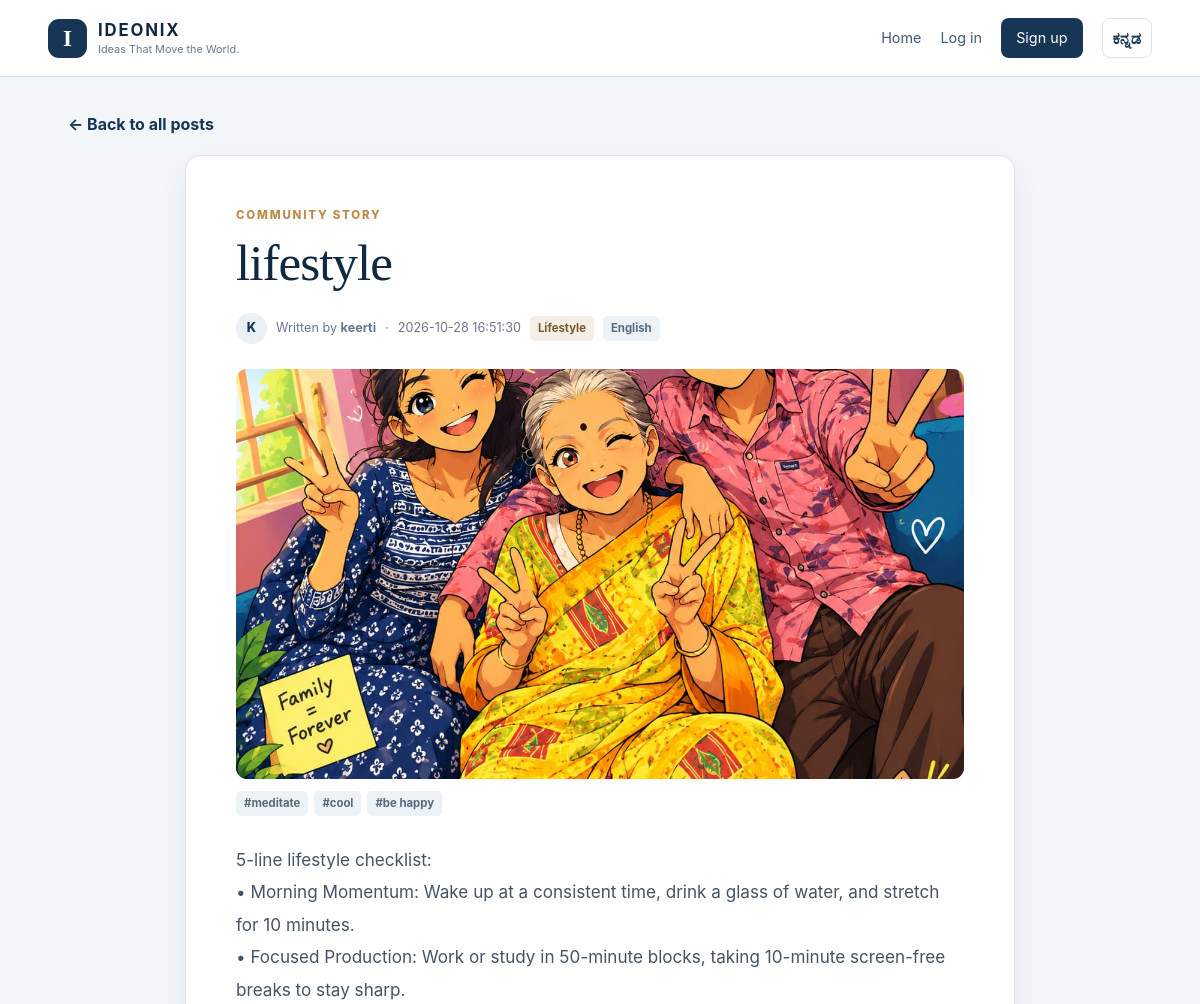
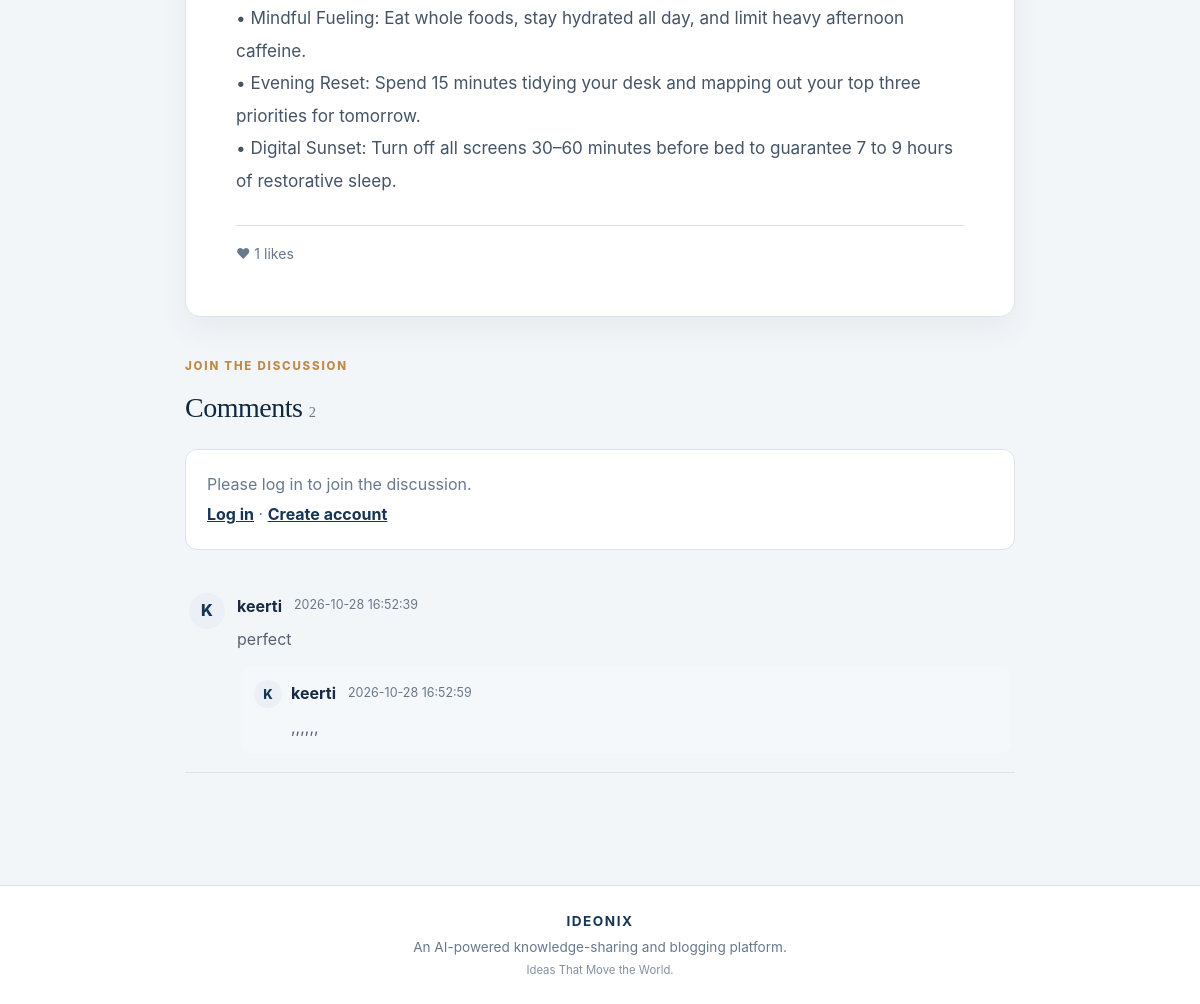
Screenshot of /post/2 with the database file from the repository (2 pictures, top to bottom).
### tables this page shows
CREATE TABLE posts (
                id INTEGER PRIMARY KEY AUTOINCREMENT,
                user_id INTEGER NOT NULL,
                title TEXT NOT NULL,
                content TEXT NOT NULL,
                created_at TEXT NOT NULL DEFAULT CURRENT_TIMESTAMP, category TEXT NOT NULL DEFAULT 'General', tags TEXT NOT NULL DEFAULT '', language TEXT NOT NULL DEFAULT 'English', image_path TEXT,
                FOREIGN KEY(user_id) REFERENCES users(id) ON DELETE CASCADE
            );

CREATE TABLE users (
                id INTEGER PRIMARY KEY AUTOINCREMENT,
                username TEXT NOT NULL UNIQUE,
                password_hash TEXT NOT NULL,
                created_at TEXT NOT NULL DEFAULT CURRENT_TIMESTAMP
            );

CREATE TABLE comments (
                id INTEGER PRIMARY KEY AUTOINCREMENT,
                post_id INTEGER NOT NULL,
                user_id INTEGER NOT NULL,
                content TEXT NOT NULL,
                created_at TEXT NOT NULL DEFAULT CURRENT_TIMESTAMP, parent_id INTEGER REFERENCES comments(id) ON DELETE CASCADE,
                FOREIGN KEY(post_id) REFERENCES posts(id) ON DELETE CASCADE,
                FOREIGN KEY(user_id) REFERENCES users(id) ON DELETE CASCADE
            );

### blog_platform_with_comments/app.py (the view)
@app.route("/post/<int:post_id>")
def post_detail(post_id):
    with get_db() as db:
        post = db.execute("""SELECT p.*,u.username,
            (SELECT COUNT(*) FROM post_likes l WHERE l.post_id=p.id) AS like_count
            FROM posts p JOIN users u ON u.id=p.user_id WHERE p.id=?""", (post_id,)).fetchone()
        if post is None: abort(404)
        comments = db.execute("""SELECT c.*,u.username,
            (SELECT COUNT(*) FROM comments replies WHERE replies.parent_id=c.id) AS reply_count
            FROM comments c JOIN users u ON u.id=c.user_id WHERE c.post_id=? ORDER BY c.id ASC""", (post_id,)).fetchall()
        liked = bool(session.get("user_id") and db.execute("SELECT 1 FROM post_likes WHERE user_id=? AND post_id=?", (session["user_id"], post_id)).fetchone())
        bookmarked = bool(session.get("user_id") and db.execute("SELECT 1 FROM bookmarks WHERE user_id=? AND post_id=?", (session["user_id"], post_id)).fetchone())
        related = db.execute("""SELECT p.id,p.title,p.category FROM posts p WHERE p.id != ? AND
            (p.category=? OR (p.tags != '' AND p.tags LIKE ?)) ORDER BY p.id DESC LIMIT 3""",
            (post_id, post["category"], f"%{post['tags'].split(',')[0].strip()}%" if post["tags"].strip() else "%unlikely%" )).fetchall()
    return render_template("post_detail.html", post=post, comments=comments, liked=liked,
                           bookmarked=bookmarked, related=related)

### blog_platform_with_comments/app.py (called while the page is built)
@contextmanager
def get_db():
    conn = sqlite3.connect(DB_PATH)
    conn.row_factory = sqlite3.Row
    conn.execute("PRAGMA foreign_keys = ON")
    try:
        yield conn
        conn.commit()
    finally:
        conn.close()

@app.before_request
def check_csrf():
    if request.method == "POST":
        sent = request.form.get("_csrf_token", "")
        expected = session.get("_csrf_token", "")
        if not sent or not expected or not secrets.compare_digest(sent, expected):
            abort(400, description="Invalid or missing form security token. Refresh the page and try again.")

### blog_platform_with_comments/templates/post_detail.html (shortened to what this page needs)
{% extends "base.html" %}
{% block content %}
<a class="back-link" href="{{ url_for('index') }}">← Back to all posts</a>
<article class="article"><p class="eyebrow">COMMUNITY STORY</p><h1>{{ post.title }}</h1><div class="post-meta"><span class="avatar">{{ post.username[0]|upper }}</span><span>Written by <strong>{{ post.username }}</strong></span><span>·</span><span>{{ post.created_at }}</span><span class="tag">{{ post.category }}</span><span class="tag light-tag">{{ post.language }}</span></div>{% if post.image_path %}<img class="article-image" src="{{ url_for('static', filename=post.image_path) }}" alt="Featured image for {{ post.title }}">{% endif %}
{% if post.tags %}<div class="tag-row article-tags">{% for tag in post.tags.split(',') %}<span class="tag light-tag">#{{ tag.strip() }}</span>{% endfor %}</div>{% endif %}<div class="article-content">{{ post.content }}</div>
<div class="engagement-bar"><span class="muted">♥ {{ post.like_count }} likes</span></div>
</article>
<section class="comments-section" id="comments"><div class="section-heading"><div><p class="eyebrow">JOIN THE DISCUSSION</p><h2>Comments <span class="count">{{ comments|length }}</span></h2></div></div>
{% if session.get('user_id') %}<form class="comment-form" method="post" action="{{ url_for('add_comment',post_id=post.id) }}"><input type="hidden" name="_csrf_token" value="{{ csrf_token() }}"><label for="comment">Add your thoughts</label><textarea id="comment" name="content" rows="3" maxlength="1000" required placeholder="Be kind and keep the conversation going…"></textarea><button class="button" type="submit">Post comment</button></form>{% else %}<div class="login-prompt"><p>Please log in to join the discussion.</p><a href="{{ url_for('login') }}">Log in</a> · <a href="{{ url_for('register') }}">Create account</a></div>{% endif %}
<div class="comment-list">{% for comment in comments if not comment.parent_id %}<article class="comment" id="comment-{{ comment.id }}"><div class="comment-avatar">{{ comment.username[0]|upper }}</div><div class="comment-body"><div class="comment-head"><strong>{{ comment.username }}</strong><span>{{ comment.created_at }}</span></div><p>{{ comment.content }}</p>
{% for reply in comments if reply.parent_id == comment.id %}<div class="reply" id="comment-{{ reply.id }}"><div class="comment-avatar small-avatar">{{ reply.username[0]|upper }}</div><div class="comment-body"><div class="comment-head"><strong>{{ reply.username }}</strong><span>{{ reply.created_at }}</span></div><p>{{ reply.content }}</p></div></div>{% endfor %}</div></article>{% else %}<div class="no-comments">No comments yet. Start the conversation!</div>{% endfor %}</div></section>
{% endblock %}

### blog_platform_with_comments/static/style.css (style rules this page uses)
:root { --ink: #172b45; --muted: #68798c; --navy: #173554; --navy-deep: #102840; --accent: #bd8b4b; --accent-soft: #f4eee5; --bg: #f3f6f9; --line: #dce4eb; --white: #fff; --soft-blue: #eaf0f5; --shadow: 0 12px 32px rgb(23 43 69 / 6%); }
* { box-sizing: border-box; }
body { margin: 0; background: var(--bg); color: var(--ink); font-family: Inter, "Segoe UI", Arial, sans-serif; line-height: 1.65; }
a { color: inherit; }
.eyebrow { margin: 0 0 9px; color: var(--accent); font-size: .72rem; font-weight: 800; letter-spacing: 1.8px; }
.section-heading { display: flex; align-items: end; justify-content: space-between; gap: 15px; margin-bottom: 18px; }
.section-heading h2 { margin: 0; color: var(--navy-deep); font-family: Georgia, "Times New Roman", serif; font-size: 1.75rem; font-weight: 500; letter-spacing: -.5px; }
.muted { color: var(--muted); font-size: .88rem; }
.post-meta { display: flex; align-items: center; gap: 9px; flex-wrap: wrap; color: var(--muted); font-size: .79rem; }
.avatar, .comment-avatar { display: inline-flex; width: 31px; height: 31px; flex: 0 0 auto; align-items: center; justify-content: center; border-radius: 50%; background: var(--soft-blue); color: var(--navy); font-weight: 800; }
.tag-row { display: flex; flex-wrap: wrap; gap: 6px; margin-top: 12px; }
.tag { display: inline-flex; align-items: center; padding: 3px 8px; border-radius: 5px; background: var(--accent-soft); color: #79582f; font-size: .71rem; font-weight: 750; }
.light-tag { background: #edf2f6; color: #566b7e; }
.form-bottom a, .login-prompt a { color: var(--navy); font-weight: 700; }
.back-link { display: inline-block; margin: 0 0 18px; color: var(--navy); font-weight: 700; text-decoration: none; }
.article { max-width: 830px; margin: 0 auto; padding: clamp(24px, 5vw, 50px); border: 1px solid var(--line); border-radius: 15px; background: var(--white); box-shadow: var(--shadow); }
.article h1 { margin: 8px 0 20px; color: var(--navy-deep); font-family: Georgia, serif; font-size: clamp(2rem, 5vw, 3.2rem); font-weight: 500; letter-spacing: -1px; line-height: 1.15; overflow-wrap: anywhere; }
.article-image { display: block; width: 100%; max-height: 520px; aspect-ratio: 16 / 9; margin-top: 25px; border-radius: 11px; background: var(--soft-blue); object-fit: cover; }
.article-content { margin: 28px 0; color: #445465; font-size: 1.07rem; line-height: 1.9; white-space: pre-wrap; overflow-wrap: anywhere; }
.engagement-bar { display: flex; align-items: center; gap: 10px; flex-wrap: wrap; padding-top: 16px; border-top: 1px solid var(--line); }
.article-tags { margin-top: 12px; }
.comments-section { max-width: 830px; margin: 40px auto; }
.count { color: var(--muted); font-size: .9rem; font-weight: 500; }
.comment-form, .login-prompt { margin-bottom: 24px; padding: 21px; border: 1px solid var(--line); border-radius: 12px; background: var(--white); }
.login-prompt { color: var(--muted); }
.login-prompt p { margin: 0 0 4px; }
.comment-list { display: grid; }
.comment { display: flex; gap: 12px; padding: 19px 4px; border-bottom: 1px solid var(--line); }
.comment-avatar { width: 36px; height: 36px; }
.comment-body { flex: 1; min-width: 0; }
.comment-head { display: flex; align-items: center; gap: 12px; flex-wrap: wrap; }
.comment-head span { color: var(--muted); font-size: .78rem; }
.comment-body p { margin: 7px 0 0; color: #536273; white-space: pre-wrap; overflow-wrap: anywhere; }
.reply { display: flex; gap: 9px; margin: 15px 0 0 4px; padding: 13px; border-radius: 9px; background: #f5f8fa; }
.small-avatar { width: 28px; height: 28px; font-size: .8rem; }

### rows the page displays
posts: title "lifestyle", created_at "2026-10-28 16:51:30", category "Lifestyle", language "English", image_path (picture), content "5-line lifestyle checklist: • Morning Momentum: Wake up at a consistent time, drink a glass of water, and stretch for 10 minutes. • Focused Production: Work or study in 50-minute blocks, taking 10-minute screen-free breaks to stay sharp. • Mindful Fueling: Eat whole foods, stay hydrated all day, and limit heavy afternoon caffeine. • Evening Reset: Spend 15 minutes tidying your desk and mapping out your top three priorities for tomorrow. • Digital Sunset: Turn off all screens 30–60 minutes before bed to guarantee 7 to 9 hours of restorative sleep."
users: username "K", username "keerti"
comments: username "K", username "keerti", created_at "2026-10-28 16:52:39", content "perfect"
comments: username "K", username "keerti", created_at "2026-10-28 16:52:59", content ",,,,,,"

### other values shown
{{ tag.strip() }} "meditate" "cool" "be happy"
{{ post.like_count }} "1"
{{ comments|length }} "2"
